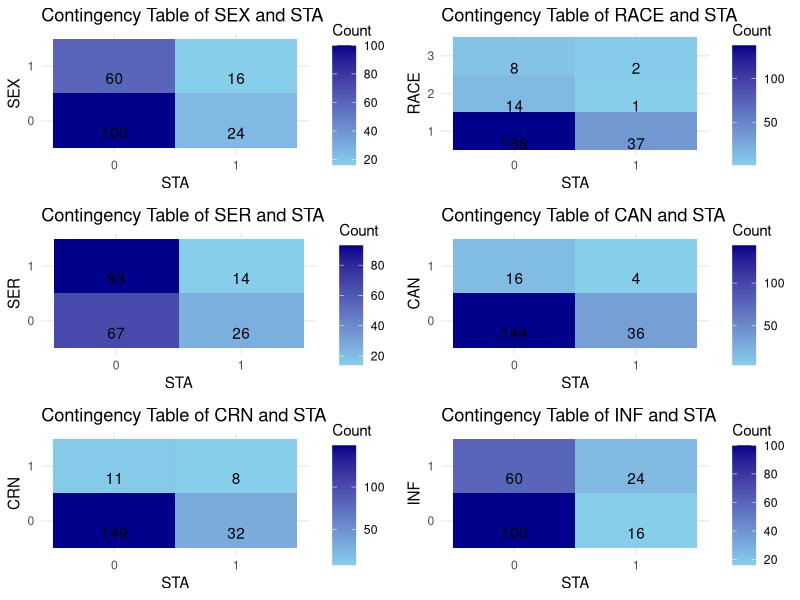
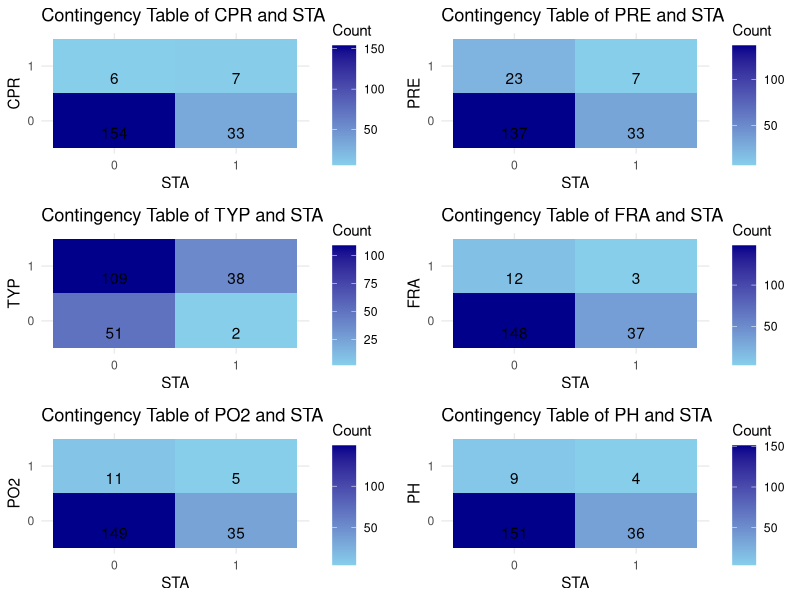
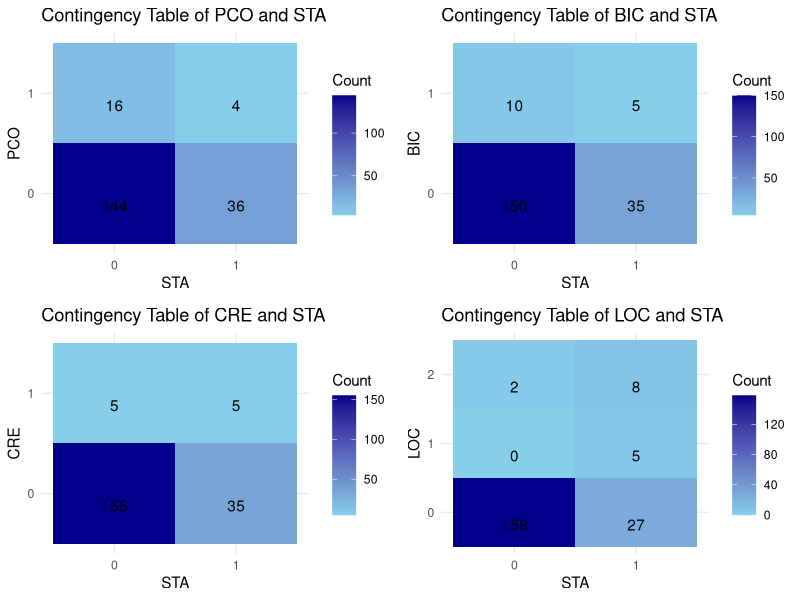
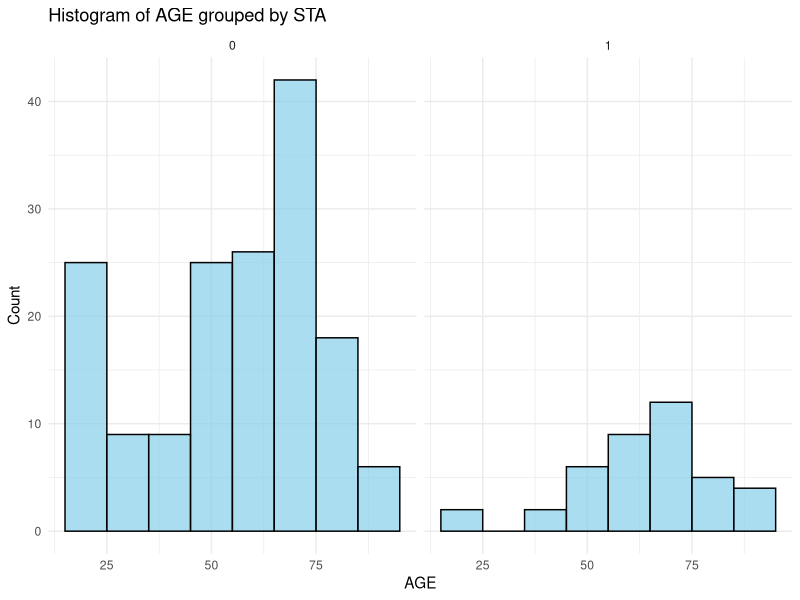
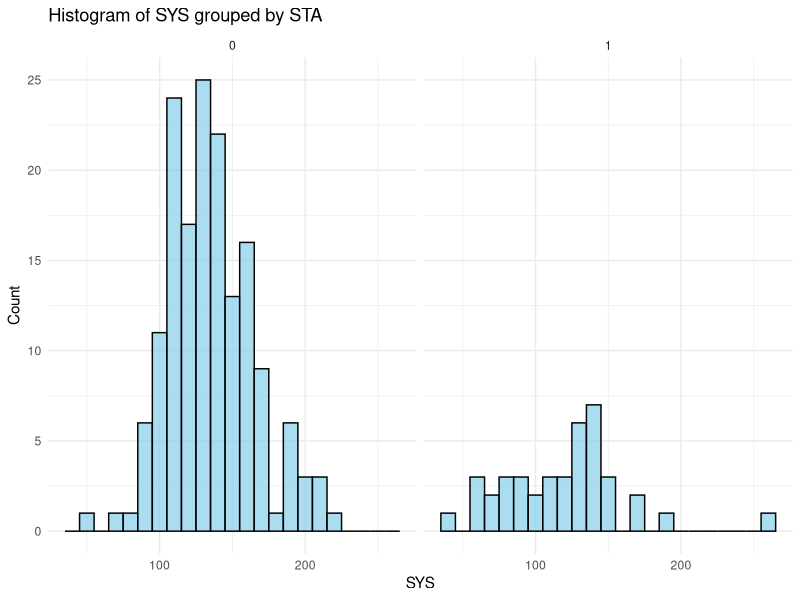
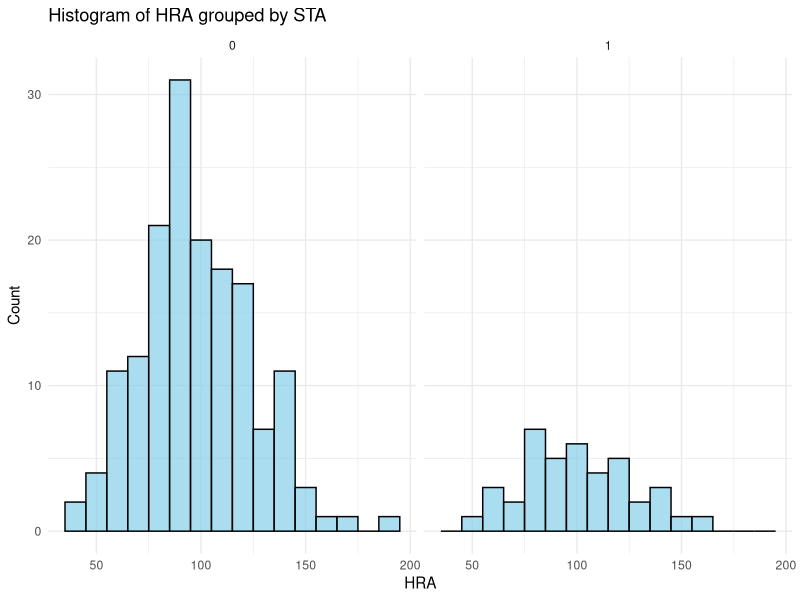
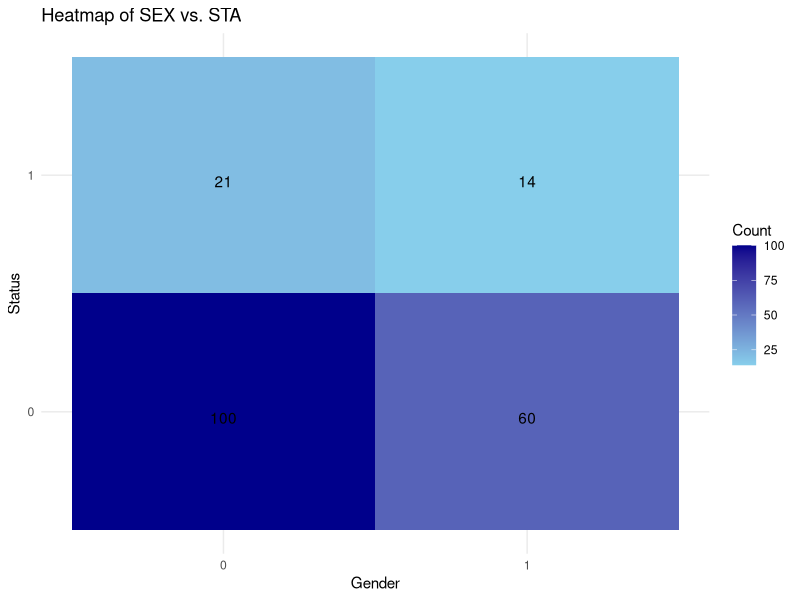
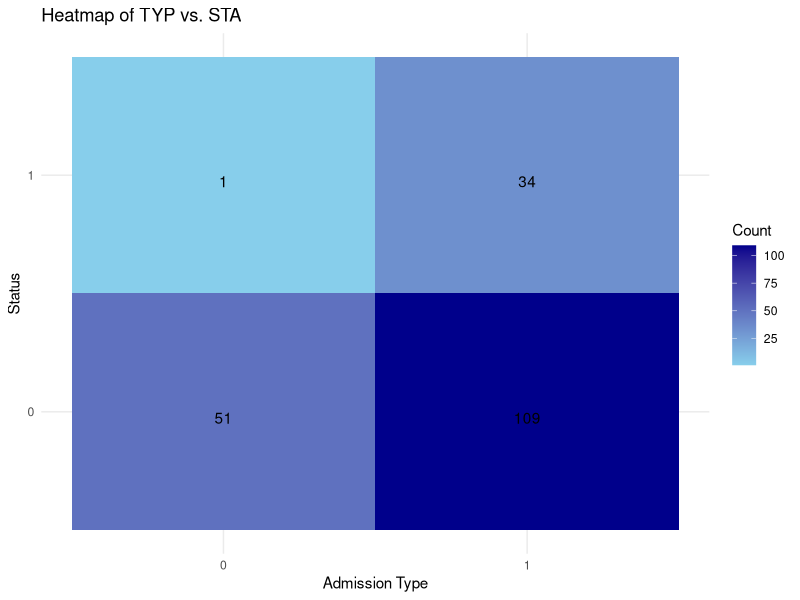

R code for these plots, in order:
'install.packages("ggplot2")
install.packages("gridExtra")
install.packages("dplyr")'


library(readxl)
library(ggplot2)
library(gridExtra)
library(dplyr)

# Explore relationship of STA with continuous variables
# Read and Explore Data

icu <- read_excel("icu.xlsx")

# View the dataset
View(icu)

# Structure of the dataset
cat("Structure of the dataset:\n")
str(icu)

# Dimensions
cat("Dimensions of the dataset: ", dim(icu), "\n")

# Print the structure of the file
str(icu)

# Print the fist 6 rows of the dataset
head(icu)


# Print the names of the columns
names(icu)

# Get the names of the columns with missing values
columns_with_missing <- names(icu)[colSums(is.na(icu)) > 0]
print(columns_with_missing)

# Summary statistics
summary(icu)


# Identify column types
continuous_cols <- names(icu)[sapply(icu, function(col) is.numeric(col) && length(unique(col)) > 10)]
discrete_cols <- names(icu)[sapply(icu, function(col) is.numeric(col) && length(unique(col)) <= 10)]


print(paste("Continuous columns:", paste(continuous_cols, collapse = ", ")))
print(paste("Discrete columns:", paste(discrete_cols, collapse = ", ")))


# Remove ID from the continuous columns
continuous_cols <- setdiff(continuous_cols, "ID")


# Remove STA from the continuous columns
discrete_cols <- setdiff(discrete_cols, "STA")




################################################################################
# Explore relationship of STA with discrete variables


# Function to plot a Contingency Table with Heatmap
plot_contingency_heatmap <- function(var) {
  
  # Create a contingency table
  contingency_table <- table(icu$STA, icu[[var]])
  
  # Convert the contingency table into a data frame for plotting
  plot_data <- as.data.frame(as.table(contingency_table))
  
  # Create the heatmap plot
  p <- ggplot(plot_data, aes_string(x = "Var1", y = "Var2", fill = "Freq")) +
    geom_tile() +
    geom_text(aes(label = sprintf("%d", Freq)), vjust = 1.5) +
    scale_fill_gradient(low = "skyblue", high = "darkblue") +
    labs(title = paste("Contingency Table of", var, "and STA"),
         x = "STA",
         y = var,
         fill = "Count") +
    theme_minimal()
  
  return(p)
}

# List to hold the plots
plots_list <- lapply(discrete_cols, plot_contingency_heatmap)

# Group every 6 plots into separate lists for panels
plot_groups <- split(plots_list, ceiling(seq_along(plots_list)/6))

# Display each panel
for(panel in plot_groups) {
  do.call(grid.arrange, c(panel, ncol = 2))
}




################################################################################
# Explore relationship of STA with continuous variables

# Loop through continuous columns and plot histograms
for(var in continuous_cols){
  p <- ggplot(icu, aes_string(x = var)) + 
    geom_histogram(binwidth=10, fill="skyblue", color="black", alpha=0.7) + # adjust binwidth as needed
    facet_wrap(~STA) + 
    labs(title = paste("Histogram of", var, "grouped by STA"), x = var, y = "Count") +
    theme_minimal()
  print(p)
}



################################################################################

# Count levels for each discrete variable
level_counts <- lapply(discrete_cols, function(var) {
  data_frame(Variable = var, 
             CountOfLevels = length(unique(icu[[var]])))
})

# Bind all data frames together
level_counts_df <- bind_rows(level_counts)

# Print the result
print(level_counts_df)


# Loop through discrete columns and print the frequency of each level
for(col in discrete_cols) {
  cat("Frequency for", col, ":\n")
  print(table(icu[[col]]))
  cat("\n")
}



################################################################################
# Drop records with number of records < 10 for any level of a discrete variable
# Function to check if any level has less than 10 records
drop_rows <- function(data, col) {
  tbl <- table(data[[col]])
  drop_levels <- names(tbl[tbl < 10])
  if (length(drop_levels) > 0) {
    return(!(data[[col]] %in% drop_levels))
  }
  return(rep(TRUE, nrow(data)))
}

# Apply the function for each discrete column
for (col in discrete_cols) {
  icu <- icu[drop_rows(icu, col), ]
}

dim(icu)

################################################################################

## Task 2


# Create the contingency table
table_sex_sta <- as.data.frame(table(icu$SEX, icu$STA))
names(table_sex_sta) <- c("SEX", "STA", "Count")

# Plot the heatmap
p <- ggplot(table_sex_sta, aes(x = SEX, y = STA, fill = Count)) +
  geom_tile() +
  geom_text(aes(label = Count), vjust = 1) +
  scale_fill_gradient(low = "skyblue", high = "darkblue") +
  labs(title = "Heatmap of SEX vs. STA", x = "Gender", y = "Status") +
  theme_minimal()

print(p)

################################################################################

## Task 3

# Create the contingency table
table_typ_sta <- as.data.frame(table(icu$TYP, icu$STA))
names(table_typ_sta) <- c("TYP", "STA", "Count")

# Plot the heatmap
p <- ggplot(table_typ_sta, aes(x = TYP, y = STA, fill = Count)) +
  geom_tile() +
  geom_text(aes(label = Count), vjust = 1) +
  scale_fill_gradient(low = "skyblue", high = "darkblue") +
  labs(title = "Heatmap of TYP vs. STA", x = "Admission Type", y = "Status") +
  theme_minimal()

print(p)

################################################################################

## Task 4a

# Fitting the logistic regression model
model <- glm(STA ~ AGE, data=icu, family=binomial)

# Displaying the summary of the model to see the coefficients and statistics
summary(model)



################################################################################

## Task 4b

# Load the ggplot2 package
library(ggplot2)

# Create a scatterplot
scatter_plot <- ggplot(icu, aes(x = AGE, y = STA)) +
  geom_point(alpha = 0.6) +           # alpha is used for point transparency
  labs(x = "Age", y = "Vital Status (STA)") +
  theme_minimal() +
  scale_y_continuous(labels = c("Lived", "Died"), breaks = c(0, 1))

# Display the plot
print(scatter_plot)


################################################################################

## Task 4c

# Creating AGE_CAT variable
icu <- icu %>%
  mutate(AGE_CAT = case_when(
    AGE >= 15 & AGE <= 24 ~ 1,
    AGE >= 25 & AGE <= 34 ~ 2,
    AGE >= 35 & AGE <= 44 ~ 3,
    AGE >= 45 & AGE <= 54 ~ 4,
    AGE >= 55 & AGE <= 64 ~ 5,
    AGE >= 65 & AGE <= 74 ~ 6,
    AGE >= 75 & AGE <= 84 ~ 7,
    AGE >= 85 & AGE <= 94 ~ 8,
    AGE >= 95         ~ 9
  ))

# Compute STA mean for each age category
age_summary <- icu %>%
  group_by(AGE_CAT) %>%
  summarize(STA_mean = mean(STA, na.rm = TRUE))

# Plotting
ggplot(age_summary, aes(x = as.factor(AGE_CAT), y = STA_mean)) +
  geom_bar(stat = "identity", fill = "skyblue") + 
  geom_text(aes(label = round(STA_mean, 2)), vjust = -0.5, size = 3.5) +
  labs(x = "AGE Category", y = "STA Mean") +
  theme_minimal()

################################################################################

## Task 4f

summary(model)
BIC(model)


################################################################################

## Task 4g

# Computing tghe Logit Values
logit_values <- predict(model, type = "link")

# Saving the values in the dataframe
icu$logit_values <- predict(model, type = "link")


# Create a scatterplot
ggplot(icu, aes(x = AGE, y = logit_values)) + 
  geom_point() + 
  labs(x = "AGE", y = "Predicted Logit Values", 
       title = "Scatterplot of Predicted Logits by AGE") + 
  theme_minimal()



################################################################################

## Task 4h


# Compute the probabilities from the logits
icu$probability_death <- exp(icu$logit_values) / (1 + exp(icu$logit_values))

# Scatterplot of the predicted probabilities by AGE
ggplot(icu, aes(x = AGE, y = probability_death)) + 
  geom_point() + 
  labs(x = "AGE", y = "Predicted Probability of Death", 
       title = "Scatterplot of Predicted Probabilities of Death by AGE") + 
  theme_minimal()


# Adding the origianl STA values to the plot

ggplot(icu, aes(x = AGE, y = probability_death)) + 
  # Predicted probability of death
  geom_point(aes(y = probability_death)) +
  
  # Raw data: Jitter is added for the STA values to better visualize overlapping points
  geom_jitter(aes(y = STA), color = "red", position = position_jitter(width = 0, height = 0.05), alpha = 0.5) +
  
  labs(x = "AGE", y = "Predicted Probability of Death", title = "Overlay of Raw Data (STA) and Predicted Probabilities of Death") +
  scale_y_continuous(
    "Predicted Probability of Death",
    sec.axis = sec_axis(~., name = "STA (1: Death, 0: Survival)", breaks = c(0,1))
  ) +
  theme_minimal()


################################################################################

## Task 4i

# Assuming the logistic regression model is named 'logit_model'
# Fit a logistic regression model (if you haven't done so already)
logit_model <- glm(STA ~ AGE, data=icu, family=binomial)

# Predict probability of death for someone 35 years old
new_data <- data.frame(AGE = 35)
predicted_prob <- predict(logit_model, newdata=new_data, type="response")
prob_survival = 1 - predicted_prob

cat("Probablity of Survival:", prob_survival)

